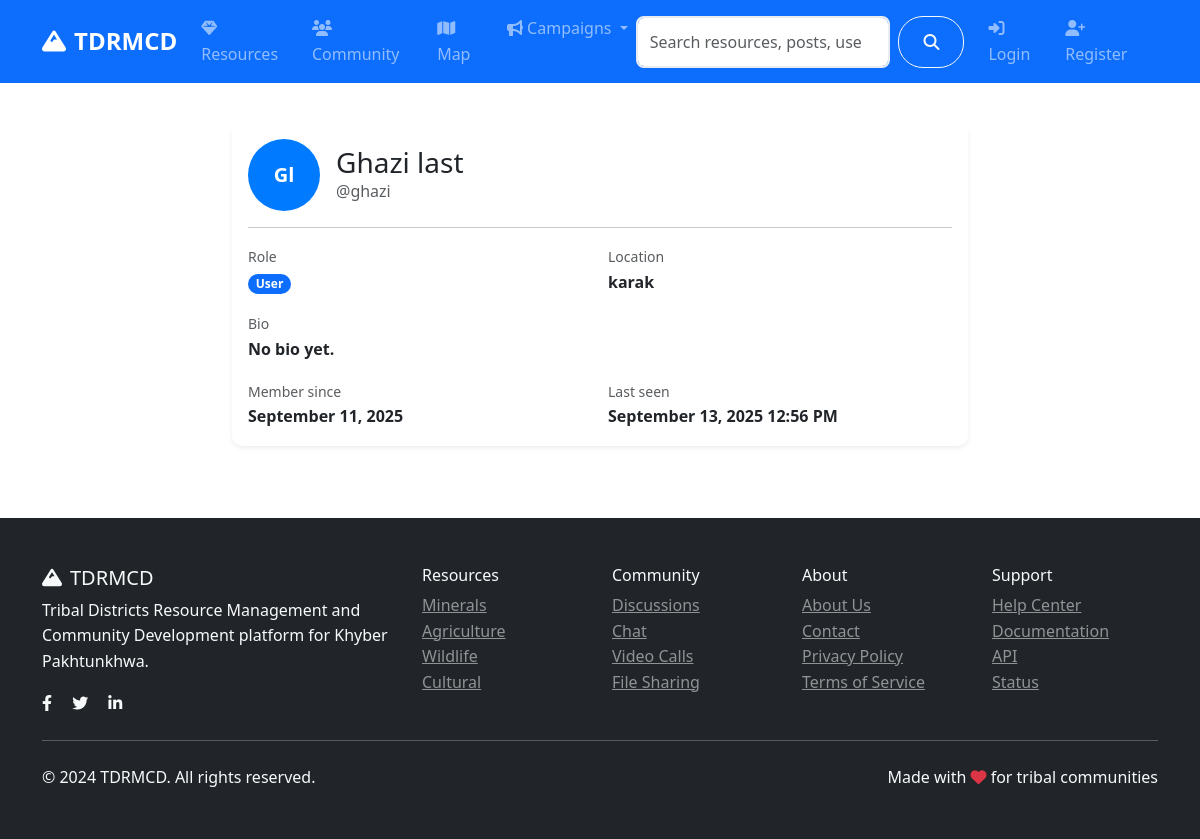
/auth/u/ghazi, run on an earlier commit of the app's database.
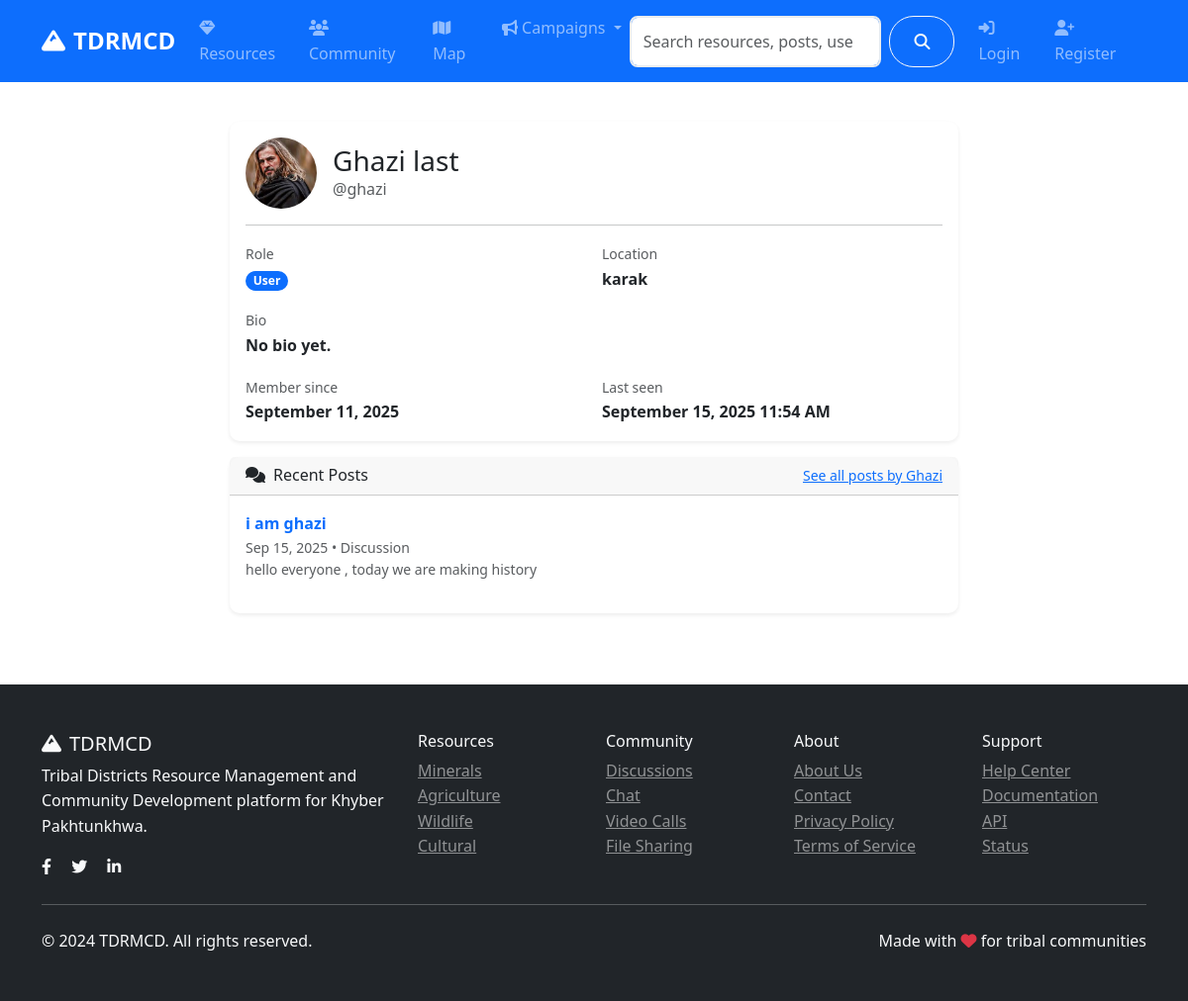
And on a later commit of the database.
### models.py (models this page shows, shortened)
class User(UserMixin, db.Model):
    id = db.Column(db.Integer, primary_key=True)
    username = db.Column(db.String(80), unique=True, nullable=False)
    email = db.Column(db.String(120), unique=True, nullable=False)
    password_hash = db.Column(db.String(120), nullable=False)
    first_name = db.Column(db.String(50), nullable=False)
    last_name = db.Column(db.String(50), nullable=False)
    role = db.Column(db.String(20), default='user')  # user, admin, researcher
    location = db.Column(db.String(100))
    bio = db.Column(db.Text)
    avatar = db.Column(db.String(200), default='default.jpg')
    is_active = db.Column(db.Boolean, default=True)
    created_at = db.Column(db.DateTime, default=datetime.utcnow)
    last_seen = db.Column(db.DateTime, default=datetime.utcnow)
    resources = db.relationship('Resource', backref='author', lazy='dynamic')
    posts = db.relationship('CommunityPost', backref='author', lazy='dynamic')
    chat_messages = db.relationship('ChatMessage', backref='sender', lazy='dynamic')
    file_submissions = db.relationship(
        'FileSubmission',
        foreign_keys='FileSubmission.submitter_id',
        backref='submitter',
        lazy='dynamic'
    )
    reviewed_submissions = db.relationship(
        'FileSubmission',
        foreign_keys='FileSubmission.reviewed_by',
        backref='reviewer_user',
        lazy='dynamic'
    )
    notifications = db.relationship('Notification', backref='user', lazy='dynamic')
    def get_full_name(self):
        return f"{self.first_name} {self.last_name}"

class CommunityPost(db.Model):
    id = db.Column(db.Integer, primary_key=True)
    title = db.Column(db.String(200), nullable=False)
    content = db.Column(db.Text, nullable=False)
    category = db.Column(db.String(50), nullable=False)  # discussion, question, announcement
    tags = db.Column(db.String(200))
    image_url = db.Column(db.String(200))
    likes = db.Column(db.Integer, default=0)
    views = db.Column(db.Integer, default=0)
    author_id = db.Column(db.Integer, db.ForeignKey('user.id'), nullable=False)
    created_at = db.Column(db.DateTime, default=datetime.utcnow)
    updated_at = db.Column(db.DateTime, default=datetime.utcnow, onupdate=datetime.utcnow)
    comments = db.relationship('Comment', backref='post', lazy='dynamic', cascade='all, delete-orphan')
    likes_relation = db.relationship('PostLike', backref='post', lazy='dynamic', cascade='all, delete-orphan')

### routes/auth.py (the view)
@auth_bp.route('/u/<string:username>')
def public_profile(username):
    user = User.query.filter_by(username=username).first_or_404()
    posts = CommunityPost.query.filter_by(author_id=user.id).order_by(desc(CommunityPost.created_at)).limit(10).all()
    return render_template('auth/public_profile.html', user=user, posts=posts)

### templates/auth/public_profile.html (shortened to what this page needs)
{% extends "base.html" %}
{% block content %}
<div class="container py-4">
    <div class="row justify-content-center">
        <div class="col-lg-8">
            <div class="card shadow-sm">
                <div class="card-body">
                    <div class="d-flex align-items-center mb-3">
                        <div class="me-3">
                            {% if user.avatar and user.avatar != 'default.jpg' %}
                            <img src="{{ url_for('serve_uploaded_file', subdir='avatars', filename=user.avatar) }}" alt="Avatar" class="rounded-circle" style="width:72px;height:72px;object-fit:cover;">
                            {% else %}
                            <div class="avatar" style="width:72px;height:72px;font-size:1.25rem;">{{ user.first_name[0] if user.first_name else user.username[0] }}{{ user.last_name[0] if user.last_name else '' }}</div>
                            {% endif %}
                        </div>
                        <div>
                            <h3 class="mb-0">{{ user.get_full_name() }}</h3>
                            <div class="text-muted">@{{ user.username }}</div>
                        </div>
                    </div>
                    <hr>
                    <div class="row g-3">
                        <div class="col-md-6">
                            <label class="text-muted small">Role</label>
                            <div class="fw-semibold"><span class="badge bg-primary">{{ user.role.title() }}</span></div>
                        </div>
                        <div class="col-md-6">
                            <label class="text-muted small">Location</label>
                            <div class="fw-semibold">{{ user.location or '—' }}</div>
                        </div>
                        <div class="col-12">
                            <label class="text-muted small">Bio</label>
                            <div class="fw-semibold">{{ user.bio or 'No bio yet.' }}</div>
                        </div>
                        <div class="col-md-6">
                            <label class="text-muted small">Member since</label>
                            <div class="fw-semibold">{{ user.created_at.strftime('%B %d, %Y') }}</div>
                        </div>
                        <div class="col-md-6">
                            <label class="text-muted small">Last seen</label>
                            <div class="fw-semibold">{{ user.last_seen.strftime('%B %d, %Y %I:%M %p') }}</div>
                        </div>
                    </div>
                </div>
            </div>
            {% if posts %}
            <div class="card shadow-sm mt-3">
                <div class="card-header d-flex justify-content-between align-items-center">
                    <h6 class="mb-0"><i class="fas fa-comments me-2"></i>Recent Posts</h6>
                    <a class="small" href="{{ url_for('community.index') }}?author={{ user.username }}">See all posts by {{ user.first_name or user.username }}</a>
                </div>
                <div class="card-body">
                    {% for p in posts %}
                    <div class="mb-3">
                        <a class="text-decoration-none" href="{{ url_for('community.post_detail', id=p.id) }}">
                            <strong>{{ p.title }}</strong>
                        </a>
                        <div class="text-muted small">{{ p.created_at.strftime('%b %d, %Y') }} • {{ p.category.title() }}</div>
                        <div class="small text-muted">{{ p.content[:120] }}{% if p.content|length > 120 %}...{% endif %}</div>
                    </div>
                    {% endfor %}
                </div>
            </div>
            {% endif %}
        </div>
    </div>
</div>
{% endblock %}

### templates/base.html (shortened to what this page needs)
<!DOCTYPE html>
<html lang="en">
<head>
    <link href="https://cdn.jsdelivr.net/npm/bootstrap@5.3.0/dist/css/bootstrap.min.css" rel="stylesheet">
    <link rel="stylesheet" href="https://cdnjs.cloudflare.com/ajax/libs/font-awesome/6.4.0/css/all.min.css">
    <link rel="stylesheet" href="https://unpkg.com/leaflet@1.9.4/dist/leaflet.css">
    <link rel="stylesheet" href="{{ url_for('static', filename='css/style.css') }}">
</head>
<body>
    <nav class="navbar navbar-expand-lg navbar-dark bg-primary sticky-top">
        <div class="container">
            <a class="navbar-brand fw-bold" href="{{ url_for('main.index') }}">
                <i class="fas fa-mountain me-2"></i>TDRMCD
            </a>
            <div class="collapse navbar-collapse" id="navbarNav">
                <ul class="navbar-nav me-auto">
                    <li class="nav-item">
                        <a class="nav-link" href="{{ url_for('resources.index') }}">
                            <i class="fas fa-gem me-1"></i>Resources
                        </a>
                    </li>
                    <li class="nav-item">
                        <a class="nav-link" href="{{ url_for('community.index') }}">
                            <i class="fas fa-users me-1"></i>Community
                        </a>
                    </li>
                    <li class="nav-item">
                        <a class="nav-link" href="{{ url_for('main.map_view') }}">
                            <i class="fas fa-map me-1"></i>Map
                        </a>
                    </li>
                    <li class="nav-item dropdown">
                        <a class="nav-link dropdown-toggle" href="#" role="button" data-bs-toggle="dropdown">
                            <i class="fas fa-bullhorn me-1"></i>Campaigns
                        </a>
                    </li>
                </ul>
                <form class="d-flex me-3" action="{{ url_for('main.search') }}" method="GET">
                    <input class="form-control me-2" type="search" name="q" placeholder="Search resources, posts, users..." value="{{ request.args.get('q', '') }}">
                    <button class="btn btn-outline-light" type="submit">
                        <i class="fas fa-search"></i>
                    </button>
                </form>
                <ul class="navbar-nav">
                    {% if current_user.is_authenticated %}
                        <li class="nav-item dropdown">
                            <a class="nav-link dropdown-toggle" href="#" role="button" data-bs-toggle="dropdown">
                                <i class="fas fa-bell me-1"></i>
                                <span id="notification-count" class="badge bg-danger">0</span>
                            </a>
                            <ul class="dropdown-menu dropdown-menu-end notification-dropdown">
                                <li><h6 class="dropdown-header">Notifications</h6></li>
                                <div id="notifications-list">
                                    <li><a class="dropdown-item text-muted" href="#">No new notifications</a></li>
                                </div>
                                <li><hr class="dropdown-divider"></li>
                                <li><a class="dropdown-item text-center" href="#" id="mark-all-read">Mark all as read</a></li>
                            </ul>
                        </li>
                        <li class="nav-item dropdown">
                            <a class="nav-link dropdown-toggle" href="#" role="button" data-bs-toggle="dropdown">
                                <i class="fas fa-user-circle me-1"></i>{{ current_user.get_full_name() }}
                            </a>
                            <ul class="dropdown-menu dropdown-menu-end">
                                <li><a class="dropdown-item" href="{{ url_for('main.dashboard') }}">
                                    <i class="fas fa-tachometer-alt me-2"></i>Dashboard
                                </a></li>
                                <li><a class="dropdown-item" href="{{ url_for('auth.profile') }}">
                                    <i class="fas fa-user me-2"></i>Profile
                                </a></li>
                                <li><a class="dropdown-item" href="{{ url_for('community.chat') }}">
                                    <i class="fas fa-comments me-2"></i>Chat
                                </a></li>
                                {% if current_user.is_admin() %}
                                <li><hr class="dropdown-divider"></li>
                                <li><a class="dropdown-item" href="{{ url_for('admin.dashboard') }}">
                                    <i class="fas fa-cogs me-2"></i>Admin Panel
                                </a></li>
                                {% endif %}
                                <li><hr class="dropdown-divider"></li>
                                <li><a class="dropdown-item" href="{{ url_for('auth.logout') }}">
                                    <i class="fas fa-sign-out-alt me-2"></i>Logout
                                </a></li>
                            </ul>
                        </li>
                    {% else %}
                        <li class="nav-item">
                            <a class="nav-link" href="{{ url_for('auth.login') }}">
                                <i class="fas fa-sign-in-alt me-1"></i>Login
                            </a>
                        </li>
                        <li class="nav-item">
                            <a class="nav-link" href="{{ url_for('auth.register') }}">
                                <i class="fas fa-user-plus me-1"></i>Register
                            </a>
                        </li>
                    {% endif %}
                </ul>
            </div>
        </div>
    </nav>
    <main>
        {% block content %}{% endblock %}
    </main>
    <footer class="bg-dark text-light py-5 mt-5">
        <div class="container">
            <div class="row">
                <div class="col-md-4">
                    <h5><i class="fas fa-mountain me-2"></i>TDRMCD</h5>
                    <p>Tribal Districts Resource Management and Community Development platform for Khyber Pakhtunkhwa.</p>
                    <div class="social-links">
                        <a href="#" class="text-light me-3"><i class="fab fa-facebook-f"></i></a>
                        <a href="#" class="text-light me-3"><i class="fab fa-twitter"></i></a>
                        <a href="#" class="text-light me-3"><i class="fab fa-linkedin-in"></i></a>
                    </div>
                </div>
                <div class="col-md-2">
                    <h6>Resources</h6>
                    <ul class="list-unstyled">
                        <li><a href="{{ url_for('resources.by_category', category='minerals') }}" class="text-light-50">Minerals</a></li>
                        <li><a href="{{ url_for('resources.by_category', category='agriculture') }}" class="text-light-50">Agriculture</a></li>
                        <li><a href="{{ url_for('resources.by_category', category='wildlife') }}" class="text-light-50">Wildlife</a></li>
                        <li><a href="{{ url_for('resources.by_category', category='cultural') }}" class="text-light-50">Cultural</a></li>
                    </ul>
                </div>
                <div class="col-md-2">
                    <h6>Community</h6>
                    <ul class="list-unstyled">
                        <li><a href="{{ url_for('community.index') }}" class="text-light-50">Discussions</a></li>
                        <li><a href="{{ url_for('community.chat') }}" class="text-light-50">Chat</a></li>
                        <li><a href="{{ url_for('community.video_calls') }}" class="text-light-50">Video Calls</a></li>
                        <li><a href="{{ url_for('community.files') }}" class="text-light-50">File Sharing</a></li>
                    </ul>
                </div>
                <div class="col-md-2">
                    <h6>About</h6>
                    <ul class="list-unstyled">
                        <li><a href="{{ url_for('main.about') }}" class="text-light-50">About Us</a></li>
                        <li><a href="{{ url_for('main.contact') }}" class="text-light-50">Contact</a></li>
                        <li><a href="#" class="text-light-50">Privacy Policy</a></li>
                        <li><a href="#" class="text-light-50">Terms of Service</a></li>
                    </ul>
                </div>
                <div class="col-md-2">
                    <h6>Support</h6>
                    <ul class="list-unstyled">
                        <li><a href="#" class="text-light-50">Help Center</a></li>
                        <li><a href="#" class="text-light-50">Documentation</a></li>
                        <li><a href="#" class="text-light-50">API</a></li>
                        <li><a href="#" class="text-light-50">Status</a></li>
                    </ul>
                </div>
            </div>
            <hr class="my-4">
            <div class="row align-items-center">
                <div class="col-md-6">
                    <p class="mb-0">&copy; 2024 TDRMCD. All rights reserved.</p>
                </div>
                <div class="col-md-6 text-md-end">
                    <p class="mb-0">Made with <i class="fas fa-heart text-danger"></i> for tribal communities</p>
                </div>
            </div>
        </div>
    </footer>
</body>
</html>

What changed in the data, as far as the page shows it:
changed User "Ghazi last": avatar: picture added; last_seen "September 13, 2025 12:56 PM" → "September 15, 2025 11:54 AM"; first_name "G" → "Ghazi"; last_name "l" → (not shown)
added CommunityPost: title "i am ghazi", created_at "Sep 15, 2025", category "Discussion", content "hello everyone , today we are making history"
Also different on the page:
text now shown: "Recent Posts See all posts by"
